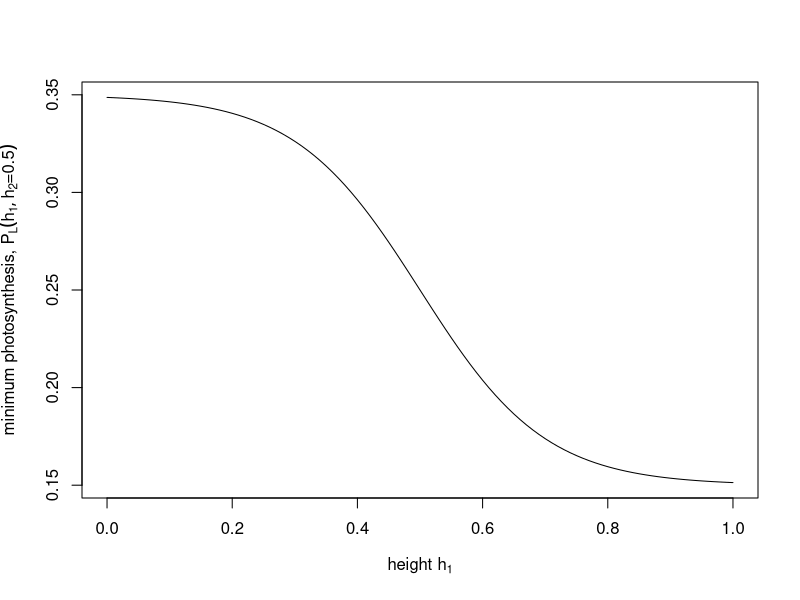
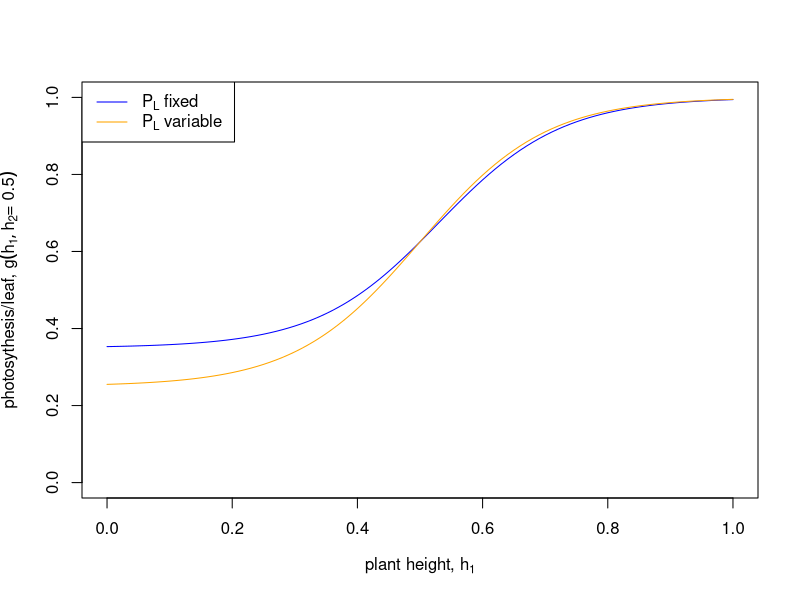
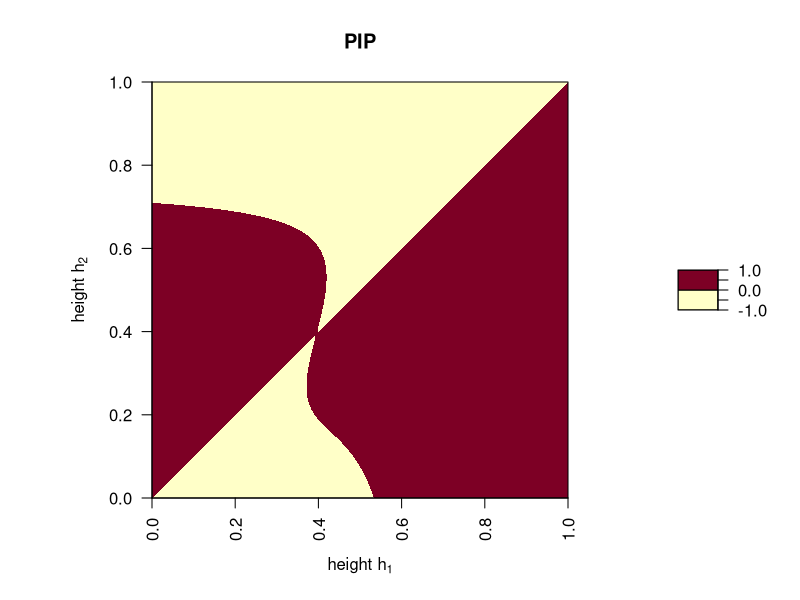
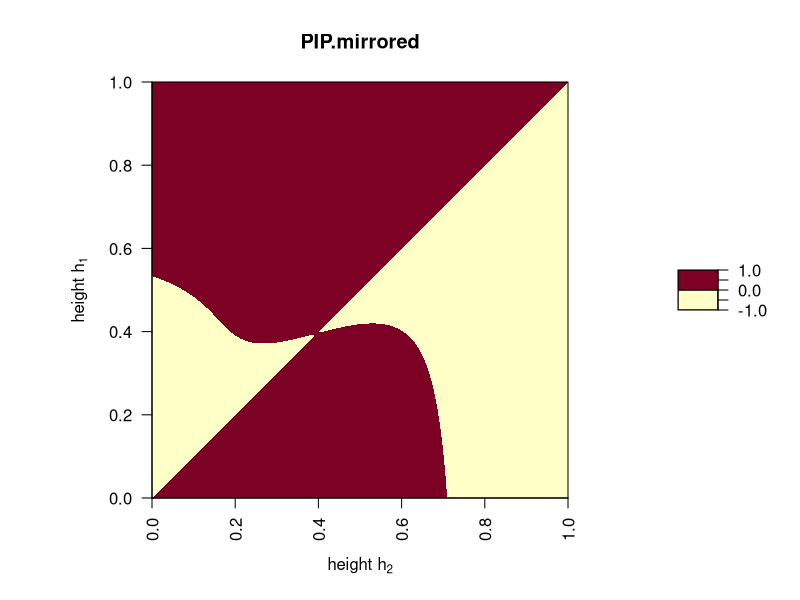
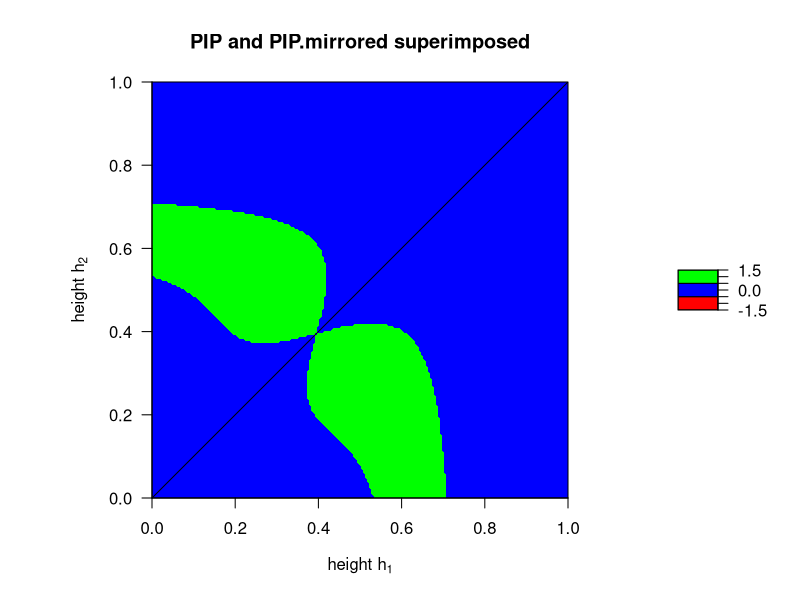

Write R code to recreate these figures, in order.
## ---- chunk 1
knitr::opts_chunk$set(echo = TRUE)
## ---- chunk 2
f <- function(h) { 
  1 - h^alpha
}

g <- function(h.1, h.2) {
  P.L + (P.H - P.L)/(1 + exp(-beta*(h.1 - h.2)))
}
## ---- chunk 3
alpha <- 3
beta <- 10
P.L <- 0.2
P.H <- 1
## ---- chunk 4
P.L.flex <- function(h.1, h.2) {
  P.L.mean + P.L.var*(1 / (1 + exp(gamma*(h.1 - h.2))) - 0.5)
}

P.L.mean <- 0.25
P.L.var <- 0.2 # parameter determining the maximum difference in P.L between shaded completely and maximally sun exposed
gamma <- 10 # parameter determining how fast P.L increases with increased shading from a competitor

curve(P.L.flex(x, h.2 = 0.5), from = 0, to = 1, xlab = expression("height "* h[1]), ylab = expression("minimum photosynthesis, " * P[L](h[1], h[2] * "=0.5")))
## ---- chunk 5
g.2 <- function(h.1, h.2) {
  P.L.flex(h.1, h.2) + (P.H - P.L.flex(h.1, h.2))/(1 + exp(-beta*(h.1 - h.2)))
}

P.L <- 0.25 # parameter determing the mimum photosynthesis in model with fixed P.L
P.H <- 1 # maximum photosythesis (identical in both versions of the model)

curve(g.2(x, h.2 = 0.5), from = 0, to = 1, xlab = expression("plant height, " * h[1]), ylim = c(0,1), ylab = expression("photosythesis/leaf, " * g(h[1], h[2] * "= 0.5")), col = "blue")
curve(g(x, h.2 = 0.5), from = 0, to = 1, col = "orange", add = TRUE)

legend("topleft", legend = c(expression(P[L] * " fixed "),
                              expression(P[L] * " variable ")), lty =1, col = c("blue", "orange"))
## ---- chunk 6
P.L.mean <- 0.25
P.L.var <- 0.5
alpha <- 3
beta <- 5 #
gamma <- 10
P.H <- 1

w.2 <- function(h.m, h.r) {
  f(h.m) * g.2(h.m, h.r)
}

fitness <- function(h.m, h.r) {
  w.2(h.m, h.r) - w.2(h.r, h.r)
}

PIP <- outer(seq(0, 1, 0.005), seq(0, 1, 0.005), fitness)
par(pty="s")
filled.contour(t(PIP), levels = c(-1, 0, 1), main = "PIP", xlab = expression("height " *h[1]), ylab = expression("height " *h[2]), las = 2)

fitness.flipped.roles <- function(h.m, h.r) {
  w.2(h.r, h.m) - w.2(h.m, h.m)
}

PIP.mirrored <- outer(seq(0, 1, 0.005), seq(0, 1, 0.005), fitness.flipped.roles)

par(pty="s")
filled.contour(t(PIP.mirrored), levels = c(-1, 0, 1), main = "PIP.mirrored", xlab = expression("height " *h[2]), ylab = expression("height " *h[1]), las = 2)

TEP <- ifelse(PIP > 0 & PIP.mirrored > 0, 1, ifelse(PIP < 0 & PIP.mirrored < 0, -1, 0))

filled.contour(t(TEP), levels = c(-1.5, -0.5, 0.5, 1.5), col = c("red", "blue", "green"),
plot.title={
  title(main = "PIP and PIP.mirrored superimposed")
  title(xlab=expression("height " *h[1]))
  title(ylab=expression("height " *h[2]))
  abline(0, 1, lwd = 1)
})


